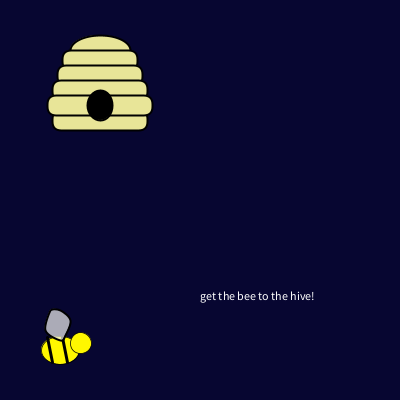
Frame 1 (no input)
Frame 60 (the mouse pressed at the canvas centre just before this capture): identical to frame 1, image omitted
Frame 120 (the mouse held since frame 60 and released just before this capture): identical to frame 1, image omitted

The Processing sketch that drew this single still picture (run headless with seeded random() and noise(); from frame 60 on, the mouse is pressed at the canvas centre):

// Processing sketch: processing_109964
// ── processing_109964.pde

//homework 4
//copyright Colleen Clifford Pittsburgh PA Sept 2013

float x, y, wd, ht;

void setup()
{
 size (400, 400);
 background (7, 6, 49);
 rectMode (CENTER);
 smooth();
 frameRate (30);
 
 x= width*.5;
 y= height*.5;
 wd= width*.25;
 ht= height*.25;
 
 bee();
 hive();
 fill( 255, 255, 255);
 text("get the bee to the hive!", width*.5, height*.75);
}

void prepScreen ()
{
 noStroke();
 fill(7, 6, 49, 120);
 rect (x, y, wd*4, ht*4); 
}

void draw()
{

 if (keyPressed)
  {
    bee();
  }
}

void keyPressed()
{
   
 if (key == CODED)
 { 
  if (keyCode== RIGHT)
  {
    x= x+5;
  }
  else if (keyCode== LEFT)
  {
    x= x-5;
  }
  else if (keyCode== UP)
  {
    y= y-5;
  }
  else if(keyCode== DOWN)
  {
    y= y+5;
  }
 }
 prepScreen();
 stroke(0, 0, 0);
 hive();
}

void bee()
{
 stroke(0, 0, 0);
 strokeWeight (.75);
 noFill();
 fill(255, 247, 0);
 ellipse(x- wd*1.4, y+ ht*1.5, wd*.38, ht*.28);
 ellipse(x- wd*1.19, y+ ht*1.43, wd*.21, ht*.21);
 strokeWeight (3);
 line(x- wd*1.53, y+ ht*1.37, x- wd*1.48, y+ ht*1.62);
 line(x- wd*1.38, y+ ht*1.37, x- wd*1.33, y+ ht*1.62);
 fill(240, 240, 240, 180);
 strokeWeight (2);
 beginShape();
 curveVertex(x- wd*1.49, y+ ht*1.2);
 curveVertex(x- wd*1.5,  y+ ht*1.1);
 curveVertex(x- wd*1.55, y+ ht*1.3);
 curveVertex(x- wd*1.4,  y+ ht*1.4);
 curveVertex(x- wd*1.35, y+ ht*1.35);
 curveVertex(x- wd*1.3,  y+ ht*1.2);
 curveVertex(x- wd*1.4,  y+ ht*1.1);
 curveVertex(x- wd*1.5,  y+ ht*1.1);
 curveVertex(x- wd*1.49, y+ ht*1.2);
 endShape();
}

void hive()
{
  fill(232, 229, 152);
  ellipse(width*.5- wd, height*.5- ht*1.5, 60, 30);
  rect(width*.5- wd, height*.5- ht* 1.4, 75, 20, 9);
  rect(width*.5- wd, height*.5- ht*1.25, 85, 20, 9);
  rect(width*.5- wd, height*.5- ht*1.1 , 95, 20, 9);
  rect(width*.5- wd, height*.5- ht*  .8, 95, 20, 9);
  rect(width*.5- wd, height*.5- ht* .95, 105, 20, 9);
  
  fill(0, 0, 0);
  ellipse(width*.5- wd, height*.5- ht*.95, 25, 30);
}
